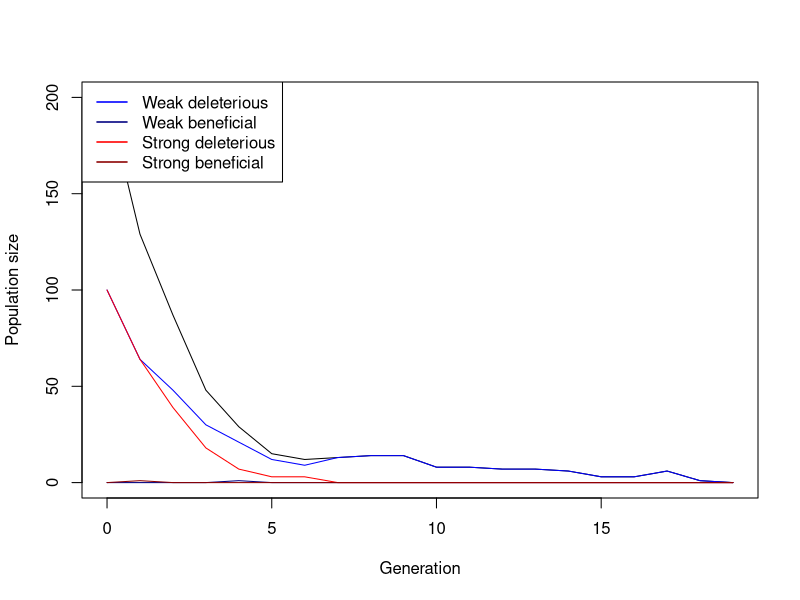

This chart was generated by the following R code: (Note: this script raises an error after producing the figure.)
## ---- chunk 1
# Function for simulating one Generation in the Population
simulate_one_gen <- function(N_wd, N_wb, N_sd, N_sb, decay_rate_wm, decay_rate_sm, s_wm, s_sm, m_rate_wm, m_rate_sm) {
  
  # draw Offspring according to Poisson Distribution
  offsp_wd <- rpois(1, N_wd * (1-decay_rate_wm-s_wm))
  offsp_wb <- rpois(1, N_wb * (1-decay_rate_wm+s_wm))
  offsp_sd <- rpois(1, N_sd * (1-decay_rate_sm-s_sm))
  offsp_sb <- rpois(1, N_sb * (1-decay_rate_sm+s_sm))
  # draw changing Mutants according to Poisson Distribution
  mut_wd_to_wb <- rpois(1, offsp_wd * m_rate_wm)
  mut_sd_to_sb <- rpois(1, offsp_sd * m_rate_sm)
  mut_wb_to_wd <- rpois(1, offsp_wb * m_rate_wm)
  mut_sb_to_sd <- rpois(1, offsp_sb * m_rate_sm)
  
  # determine new Population Sizes of all four Mutants (2 versions of weak Mutations   and 2   versions of strong Mutations)
  N_wd_new <- offsp_wd - mut_wd_to_wb+ mut_wb_to_wd
  N_wb_new <-offsp_wb - mut_wb_to_wd+ mut_wd_to_wb
  N_sd_new <- offsp_sd - mut_sd_to_sb+ mut_sb_to_sd
  N_sb_new <-offsp_sb - mut_sb_to_sd+ mut_sd_to_sb
  
 return(c(N_wd_new, N_wb_new, N_sd_new, N_sb_new))
}
# Test the Function
print(simulate_one_gen(N_wd=50, N_wb=0, N_sd=50, N_sb=0, decay_rate_wm=0, decay_rate_sm=0, s_wm=0, s_sm=0, m_rate_wm=0, m_rate_sm=0))
## ---- chunk 2
# Simulation runs until the 100th Generation
max_gen=1000
simulate_pop <- function(init_wd, init_wb,  init_sd, init_sb, decay_rate_wm, decay_rate_sm, s_wm, s_sm, m_rate_wm, m_rate_sm, max_gen) {
  # Create the Vector in which to save the Results
  pop_vector <- c(init_wd,init_wb, init_sd, init_sb)
  # initiate the variables
  pop_new <- c(init_wd, init_wb, init_sd, init_sb)
  
  # run the Simulation until Generation max_gen
  for (i in 1:(max_gen + 1)) {
    # redefine the current Population one Generation later
    pop_new <- simulate_one_gen(pop_new[1],pop_new[2],pop_new[3],pop_new[4], decay_rate_wm, decay_rate_sm, s_wm, s_sm, m_rate_wm, m_rate_sm)
    # add the new Population Sizes to the Output Vector
    pop_vector <- rbind(pop_vector,pop_new)
    # Condition to stop the Simulation before max_gen: either the Population exceeds 1.5         Times the Original Population Size, or it goes extinct
    if ((sum(pop_new) >= 4000 * sum(c(init_wd, init_wb, init_sd, init_sb))) || sum(pop_new) == 0)
      break

}
  
  # Define the Row and Column Names of the Output Vector
  rownames(pop_vector) <- (0:max_gen)[1:length(pop_vector[,1])] # Note that the Vector has to be cut if the Simulation stopped early
  colnames(pop_vector) <- c("wd","wb", "sd", "sb")
  # return the Result
  return(pop_vector)	
}


# Test the Function and plot the Result
# set max_gen to a Value to be used througout
max_gen <- 1000
# create your Simulation Data
output <- simulate_pop(init_wd=100, init_wb=0,  init_sd=100, init_sb=0, decay_rate_wm=0.003, decay_rate_sm=0.009, s_wm=0.2, s_sm=0.4, m_rate_wm=0.001, m_rate_sm=0.001,max_gen)
# show the last few Lines of the Data Table
print(tail(output))
# plot the Output - note that the Plot Range and the x Axis have to be adjusted based on the Length of the Table
# determine x axis Range 
x_range <- 0:(length(output[,1])-1)
# this plots the total Population Size
plot(x_range,output[,1]+output[,2]+output[ ,3]+output[ ,4],type='l',ylim=c(0,max(output[,1]+output[,2]+output[ ,3]+output[ ,4])),xlab =  "Generation",ylab = "Population size")
# add Number of wd Individuals
lines(x_range,output[,1], col="blue")
# add Number of wb Individuals
lines(x_range,output[,2], col="navyblue")
# add Number of sd Individuals
lines(x_range,output[,3], col="red")
# add Number of sb Individuals
lines(x_range,output[,4], col="darkred")
# add Legend
legend("topleft",
       legend=c("Weak deleterious","Weak beneficial","Strong deleterious","Strong beneficial"),
       col=c("blue","navyblue","red","darkred"), lty=1, lwd=1.5)
## ---- chunk 3
# set some Parameters to fixed Values
init_wd <- 50
init_wb <- 0
init_sd <- 50
init_sb <- 0
m_rate_wm <- 0.001
m_rate_sm <- 0.001
decay_rate_wm <- 0.1
decay_rate_sm <- 0.3
s_wm <- 0.2
s_sm <- 0.4
max_gen <- 1000
# determine how often to run the Simulation for each set of Parameters
no_replicates <- 10


# set Parameters to vary
s_values_wm <- c(0.2,0.3,0.4)
s_values_sm <- c(0.4,0.5,0.6)
m_values_wm <- c(0.01,0.05,0.1)
m_values_sm <- c(0.05,0.1,0.15)


# initialize Data Table - where to collect the Results
data_table <- c()
data_table_wd<- c()
data_table_wb<- c()
data_table_sd<- c()
data_table_sb<- c()
# run the Simulation across all chosen parameters
# loop over mutation rates
#for(mval_wm in m_values_wm){
 # for(mval_sm in m_values_sm){
    # loop over Selection strength
    for(sval_wm in s_values_wm){
      for(sval_sm in s_values_sm){
        # different Way of running many Simulations: make Replicates using "repeat" Function         with a counter i
        # reset Counter
        i<-1
        repeat {
          # increase Counter by one
          i<-i+1
          # run the Simulation once
          one_run <- simulate_pop(init_wd, init_wb, init_sd, init_sb,
                                  decay_rate_wm, decay_rate_sm,
                                  sval_wm, sval_sm, m_rate_wm=0.2,m_rate_sm=0.2, max_gen)
          
          # determine total Population Sizes
          total_size <- one_run[,1]+one_run[,2]+one_run[,3]+one_run[,4]
          
          
          # determine final Population Size for each Mutant
          N_end_wd <- one_run[nrow(one_run), "wd"]
          N_end_wb <- one_run[nrow(one_run), "wb"]
          N_end_sd <- one_run[nrow(one_run), "sd"]
          N_end_sb <- one_run[nrow(one_run), "sb"]
          
          total_end <- N_end_wd + N_end_wb + N_end_sd + N_end_sb
          # determine Frequencies of each mutant in the final Population
          freq_wd <- ifelse(total_end > 0, N_end_wd / total_end, 0)
          freq_wb <- ifelse(total_end > 0, N_end_wb / total_end, 0)
          freq_sd <- ifelse(total_end > 0, N_end_sd / total_end, 0)
          freq_sb <- ifelse(total_end > 0, N_end_sb / total_end, 0)
          
          
          
          data_table_wd<- rbind(data_table_wd, c(sval_wm,freq_wd))
          data_table_wb<- rbind(data_table_wb, c(sval_wm, freq_wb))
          data_table_sd<- rbind(data_table_sd,c(sval_sm, freq_sd))
          data_talbe_sb<-rbind(data_table_sb, c (sval_sm,freq_sb))
          # enter the D into the Table
          data_table <- rbind(data_table,c(mval_wm,mval_sm,sval_wm,sval_sm,N_end_wd,        N_end_wb, N_end_sd, N_end_sb,freq_wd, freq_wb, freq_sd,freq_sb)) # note that we add the                varying parameters (mutation rate and selection strength for each version of weak            and strong mutation) to the table too
          # stop the repeated Computation after no_replicates times
          
          
          if(i>no_replicates) break
          
        }
      }
    }
  #}
#}
#Mean Frequencies of each mutant
mean_freq_wd <- mean(freq_wd)*100
mean_freq_wb <- mean(freq_wb)*100
mean_freq_sd <- mean(freq_sd)*100
mean_freq_sb <- mean(freq_sb)*100

print(paste("Mean frequency of wd =", mean_freq_wd) )
print(paste("Mean frequency of wb =", mean_freq_wb) )
print(paste("Mean frequency of sd =", mean_freq_sd) )
print(paste("Mean frequency of sb =", mean_freq_sb) )
# define Column Names of Data Table
colnames(data_table) <- c("m_rate_wm","m_rate_sm","s_wm","s_sm","N_end_wd", "N_end_wb", "N_end_sd", "N_end_sb","freq_wd", "freq_wb", "freq_sd","freq_sb")
# show the first and last Lines of the Output
print(head(data_table))
print(tail(data_table))
